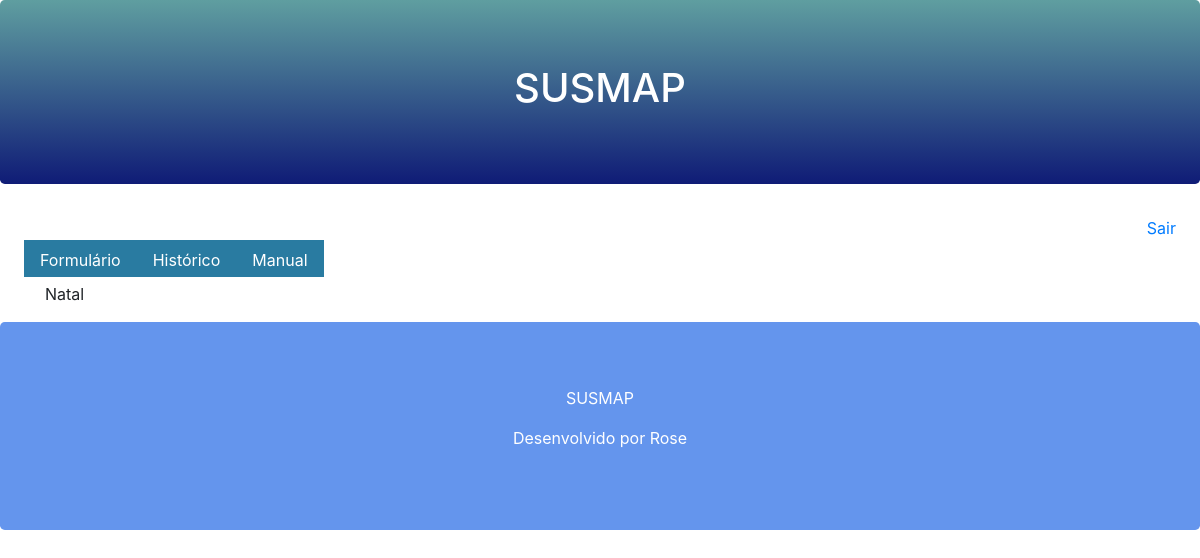
Page /susmap/all/ (signed in) on the earlier database version.
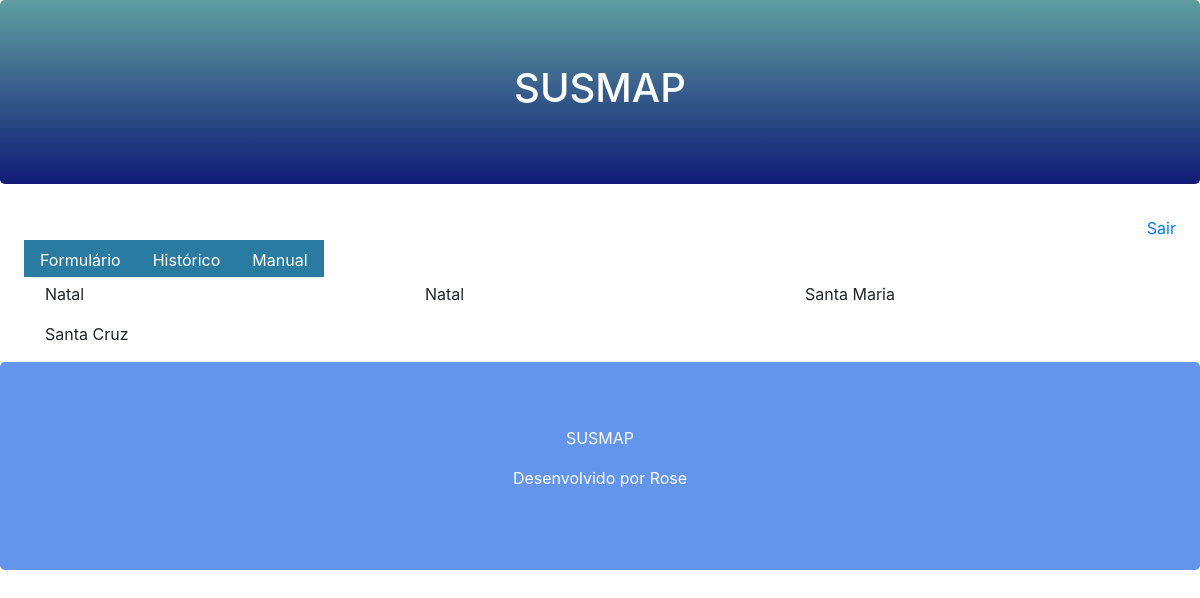
Same page on the later database version.
### core/models.py (models this page shows, shortened)
class Card(models.Model):
    city = models.CharField(max_length=100)
    description = models.TextField()
    phone = models.CharField(max_length=11)
    email = models.EmailField()
    beging_date = models.DateTimeField(auto_now_add=True)
    photo = models.ImageField()
    active = models.BooleanField(default=True)
    user = models.ForeignKey(User, on_delete=models.CASCADE)
    class card:
        db_table = 'card'

### core/views.py (the view)
# urls.py: path('susmap/all/', views.list_all_susmap),
@login_required(login_url='/login/')
def list_all_susmap(request):
    card = Card.objects.filter(active=True)
    return render(request, 'list.html', {'card':card})

### templates/list.html
{% extends "model-page.html" %}
{% block content %}
    <div class="container">
        <div class="row">
            {%for p in card%}
            <div class="col-sm-4">
                <p>{{p.city}}</p>
            </div>
            {%endfor%}
        </div>
    </div>
{%endblock%}

### templates/model-page.html
<html>
    <head>
        {% include "model-header.html" %}
    </head>
    <body>
        {% block content %} {%endblock%}
        {% include "model-footer.html" %}
    </body>
</html>

### templates/model-header.html (shortened to what this page needs)
<link rel="stylesheet" href="https://maxcdn.bootstrapcdn.com/bootstrap/4.4.1/css/bootstrap.min.css">
<div class="jumbotron header text-center">
    <h1>SUSMAP</h1>
</div>
<div class="text-right mr-4">
    <a href="/logout/">Sair</a>
</div>
<div id="menu">
    <ul class="nav ml-4">
        <li class="nav-item">
            <a class="nav-link" href="#">Formulário</a>
        </li>
        <li class="nav-item">
            <a class="nav-link" href="#">Histórico</a>
        </li>
        <li class="nav-item">
            <a class="nav-link" href="#">Manual</a>
        </li>
    </ul>
</div>

### templates/model-footer.html
<div class="jumbotron footer text-center" style="background-color: cornflowerblue; color: white;">
    <p>SUSMAP</p>
    <p>Desenvolvido por Rose</p>
</div>

### templates/model-header.html (style rules this page uses)
#menu a { color: white; background-color: rgba(7, 102, 146, 0.863); padding-bottom: 5px; margin-bottom: 5px; }
.jumbotron.header { background-color: cadetblue; color: white; background-image: linear-gradient(cadetblue, rgba(7, 14, 114, 0.904)); }

Differences in the rows shown:
added Card: city "Natal"
added Card: city "Santa Maria"
added Card: city "Santa Cruz"
